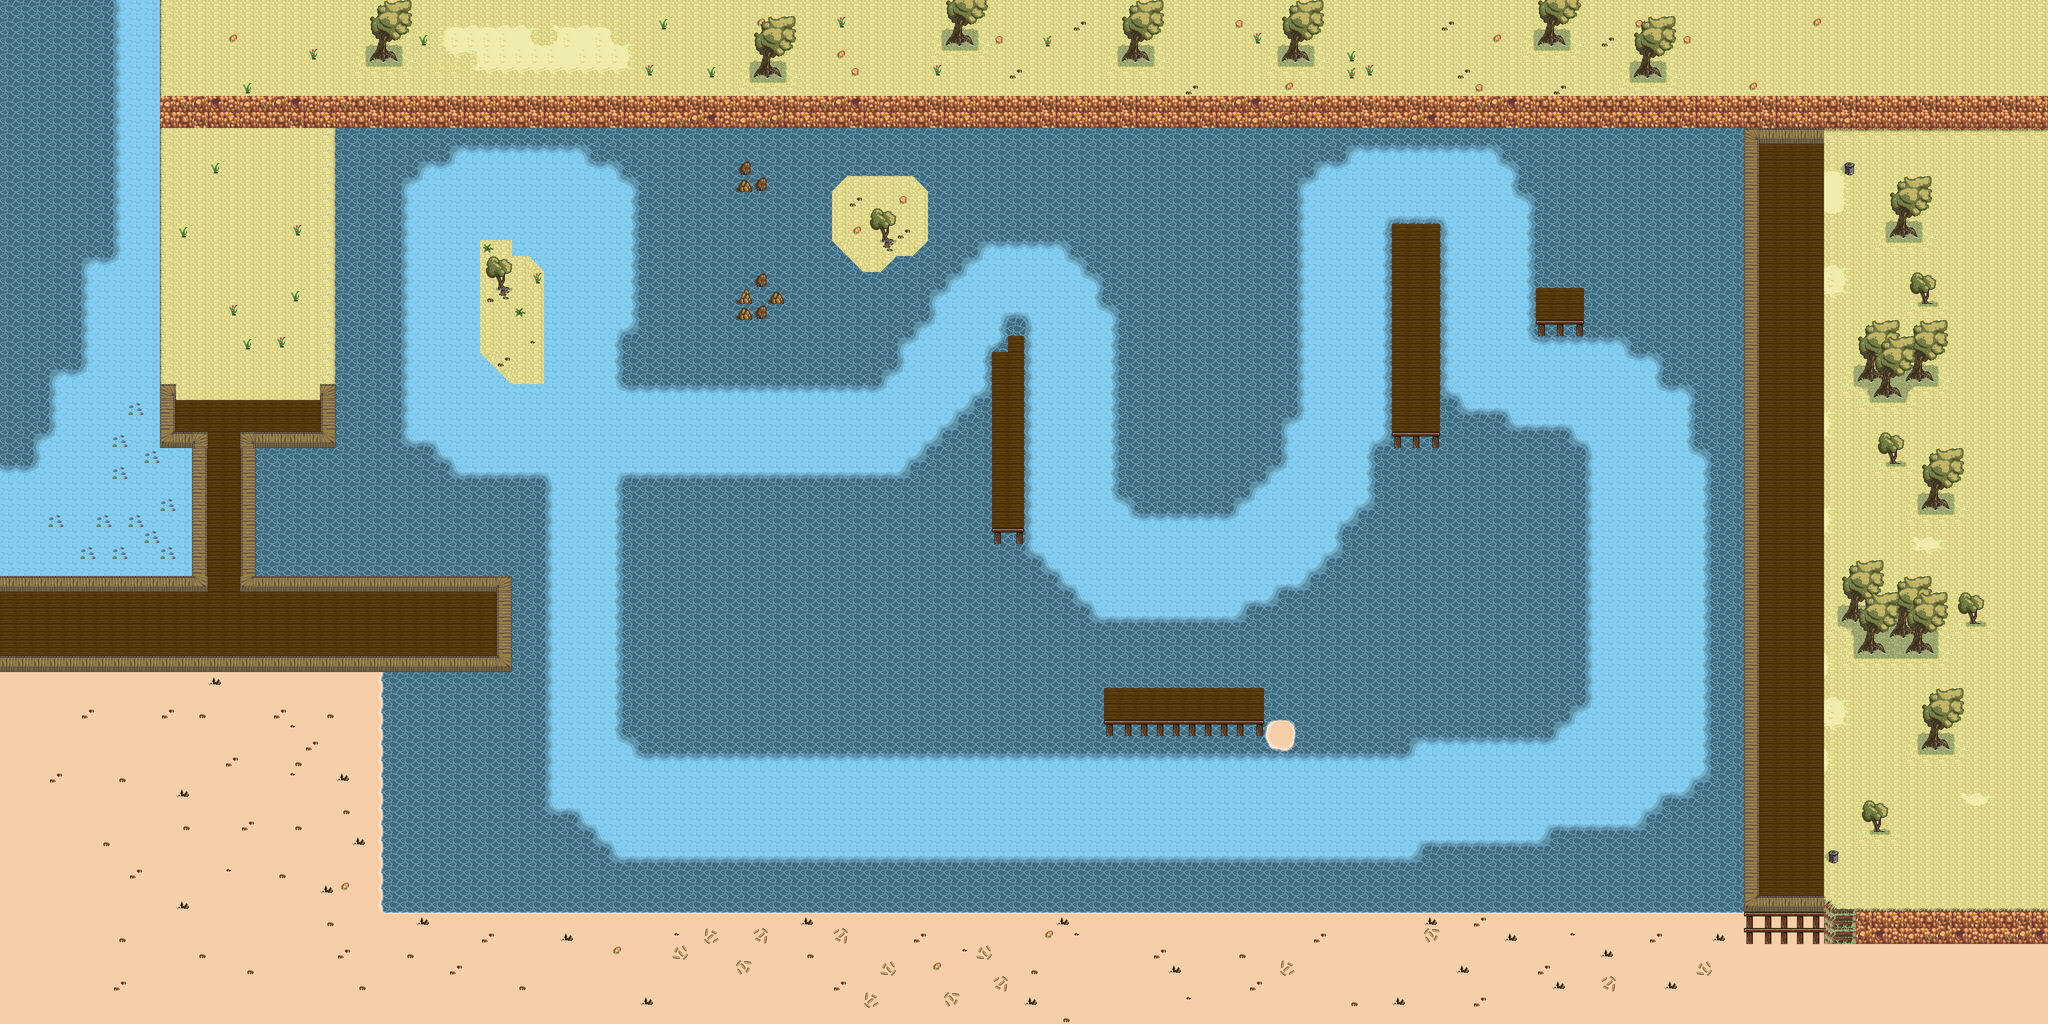

A level layout from a 2D game, rendered from its tile map. Below: a short description, then the map file with tile-grid data replaced by summaries:
An orthogonal 128x64 tile map with 32x32 px tiles, 5 tile layers (Tile Layer 1, Tile Layer 2, Tile Layer 3, Tile Layer 5, ...), 1 hidden layer not drawn.

<map version="1.10" tiledversion="1.10.2" orientation="orthogonal" renderorder="right-down" width="128" height="64" tilewidth="32" tileheight="32" infinite="0" nextlayerid="17" nextobjectid="1">
 <tileset firstgid="1" source="TORPEDOES_testTileset.tsx" />
 <layer id="12" name="Tile Layer 1" width="128" height="64">
  <properties>
   <property name="Z" type="float" value="0" />
  </properties>
  <data>[8192 cells, 8192 non-empty, 2 distinct tile ids]</data>
 </layer>
 <layer id="13" name="Tile Layer 2" width="128" height="64">
  <properties>
   <property name="Z" type="float" value="1" />
  </properties>
  <data>[8192 cells, 4142 non-empty, 55 distinct tile ids]</data>
 </layer>
 <layer id="14" name="Tile Layer 3" width="128" height="64">
  <properties>
   <property name="Z" type="float" value="3" />
  </properties>
  <data>[8192 cells, 619 non-empty, 56 distinct tile ids]</data>
 </layer>
 <layer id="15" name="Tile Layer 5" width="128" height="64">
  <properties>
   <property name="Z" type="float" value="160" />
  </properties>
  <data>[8192 cells, 352 non-empty, 19 distinct tile ids]</data>
 </layer>
 <layer id="16" name="Tile Layer 6" width="128" height="64">
  <properties>
   <property name="Z" type="float" value="161" />
  </properties>
  <data>[8192 cells, 69 non-empty, 15 distinct tile ids]</data>
 </layer>
 <layer id="10" name="collider" width="128" height="64" visible="0">
  <data>[8192 cells, 6511 non-empty, 7 distinct tile ids]</data>
 </layer>
</map>
